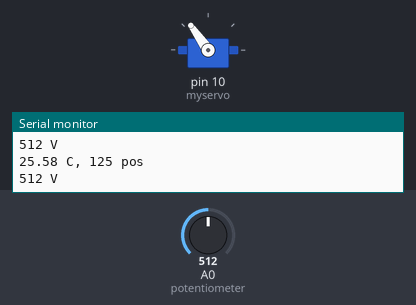
Simulated run of this sketch. Board: Arduino Uno, built with avr-gcc and run on an emulated ATmega328P. Parts: servo, the last lines printed to the serial monitor. Inputs (shaded band) come from the test bench; at power-on: A0 (potentiometer) = 512.

Above: at 1.3 s.
1.4 s: A0 (potentiometer) set to 716
At 2.0 s:
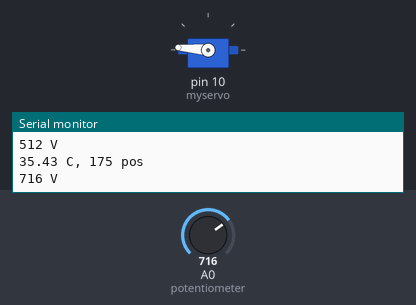
3.0 s: A0 (potentiometer) set to 900
At 4.2 s:
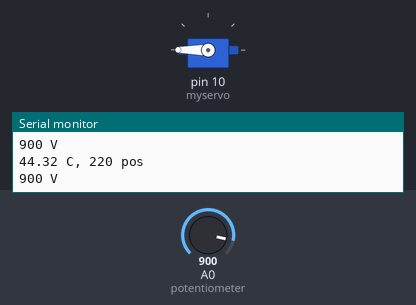
4.5 s: A0 (potentiometer) set to 306
At 5.7 s:
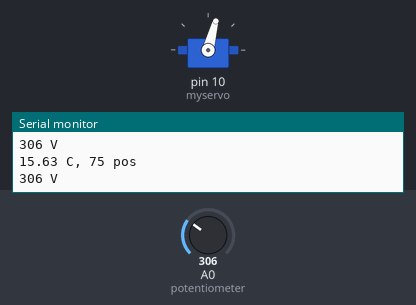
6.0 s: A0 (potentiometer) set to 122
At 7.0 s:
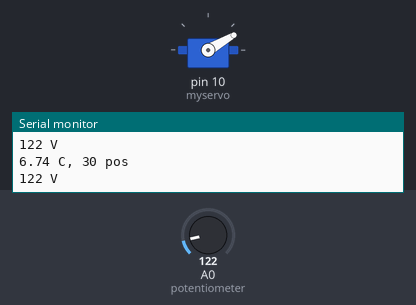
7.5 s: A0 (potentiometer) set to 0
At 8.2 s:
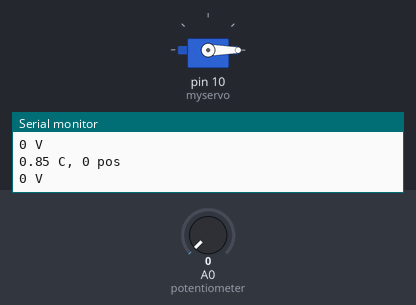
9.0 s: A0 (potentiometer) set to 511
At 9.5 s:
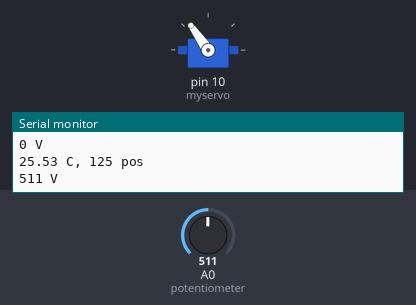
Timing chart, 0 to 11.5 s (numbered marks = the images above; inputs shaded):
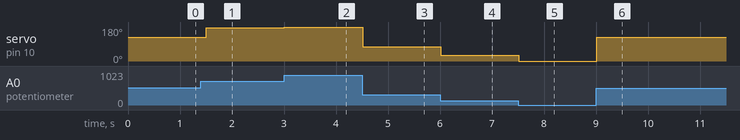

Measured:
- after the input at 1.4 s, servo on pin 10 (myservo): 125° → 175° after 0.10 s
- after the input at 3.0 s, servo on pin 10 (myservo): 175° → 180° at once
- after the input at 4.5 s, servo on pin 10 (myservo): 180° → 75° at once
- after the input at 6.0 s, servo on pin 10 (myservo): 75° → 30° at once
- after the input at 7.5 s, servo on pin 10 (myservo): 30° → 0° at once
- after the input at 9.0 s, servo on pin 10 (myservo): 0° → 125° at once

The sketch:

popProj1.ino
```cpp
/*

*/

#include <Servo.h>          //include the servo library

int therm;
float temp;
float scale = 0.052;
int servoPosition;         //the servo will move to this position

Servo myservo;              //create a servo object

void setup() {
  Serial.begin(9600);
  myservo.attach(10);        //tell the servo object that its servo is plugged into pin 9

}

void loop() {


  therm = analogRead(A0);                     //use analog read to measure the position of the potentiometer (0-1023)

  //temp = therm * scale;
  temp = 0.0483*therm + 0.8506;


  servoPosition = map(temp, 0,36,0,180);  //convert the temperature number to a servo position from 0-180
                                                    //Note: its best to avoid driving the little SIK servos all the
                                                    //way to 0 or 180 degrees it can cause the motor to jitter, which is bad for the servo.

  Serial.print(temp);
  Serial.print(" C, ");
  Serial.print(servoPosition);
  Serial.print(" pos\n");
  Serial.print(therm);
  Serial.print(" V\n");

  myservo.write(servoPosition);                      //move the servo to the 10 degree position

  delay(500);
}
```
